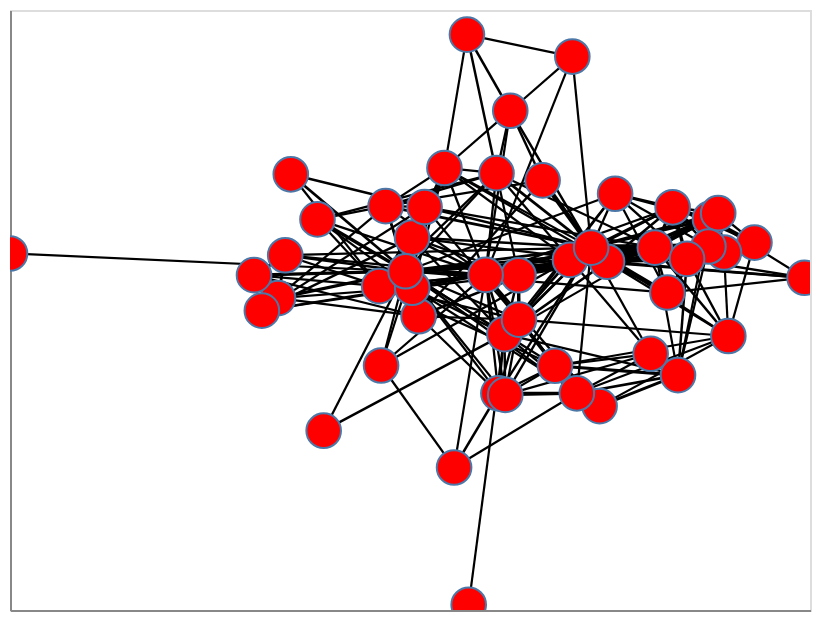

Source (notebook cell):
### Code cell
pos = nx.spring_layout(G)
viz = nxa.draw_networkx(G, pos=pos, width='weight', node_tooltip='name')
viz.interactive()

### Figure 1 — Vega-Lite specification as saved in the notebook (floating-point values rounded to 4 significant figures; data arrays with more than 128 entries replaced by an {"elided": "..."} marker saying what was removed)
{"config": {"view": {"continuousWidth": 400, "continuousHeight": 300}}, "layer": [{"data": {"name": "data-09a0a3537ae932d300a7f6f0d69b6e1b"}, "mark": {"type": "line", "color": "black", "opacity": 1}, "encoding": {"detail": {"field": "edge", "type": "quantitative"}, "size": {"field": "weight", "legend": null, "type": "quantitative"}, "x": {"axis": {"grid": false, "labels": false, "ticks": false, "title": ""}, "field": "x", "type": "quantitative"}, "y": {"axis": {"grid": false, "labels": false, "ticks": false, "title": ""}, "field": "y", "type": "quantitative"}}, "selection": {"selector001": {"type": "interval", "bind": "scales", "encodings": ["x", "y"]}}}, {"data": {"name": "data-62deacbb140ded74b17c9cd62b4140e9"}, "mark": {"type": "point", "fill": "red", "opacity": 1, "size": 300, "strokeWidth": 1.0}, "encoding": {"tooltip": {"field": "name", "type": "nominal"}, "x": {"axis": {"grid": false, "labels": false, "ticks": false}, "field": "x", "type": "quantitative"}, "y": {"axis": {"grid": false, "labels": false, "ticks": false}, "field": "y", "type": "quantitative"}}}], "$schema": "https://vega.github.io/schema/vega-lite/v4.17.0.json", "datasets": {"data-09a0a3537ae932d300a7f6f0d69b6e1b": {"elided": "498 records"}, "data-62deacbb140ded74b17c9cd62b4140e9": [{"y": 0.7262, "size": 1, "name": "kubernet", "x": -0.0861}, {"y": -0.06432, "size": 1, "name": "html", "x": -0.464}, {"y": -0.1187, "size": 1, "name": "web", "x": -0.1829}, {"y": -0.462, "size": 1, "name": "compil", "x": -0.3727}, {"y": 0.1718, "size": 1, "name": "nodej", "x": -0.385}, {"y": -0.003192, "size": 1, "name": "graph", "x": 0.5892}, {"y": -0.2953, "size": 2, "name": "object", "x": 0.336}, {"y": -0.2314, "size": 2, "name": "secur", "x": 0.2813}, {"y": -0.102, "size": 2, "name": "php", "x": -0.4963}, {"y": 0.004518, "size": 2, "name": "css", "x": -0.512}, {"y": 0.2081, "size": 2, "name": "comput", "x": 0.3252}, {"y": 0.326, "size": 2, "name": "golang", "x": -0.1311}, {"y": -0.2665, "size": 2, "name": "git", "x": -0.2578}, {"y": -0.9843, "size": 2, "name": "arduino", "x": -0.08263}, {"y": -0.04762, "size": 2, "name": "visual", "x": 0.3147}, {"y": 0.06964, "size": 2, "name": "atom", "x": -1.0}, {"y": -0.3501, "size": 2, "name": "linux", "x": -0.02324}, {"y": 0.4979, "size": 2, "name": "docker", "x": 0.0005672}, {"y": -0.1781, "size": 2, "name": "awesom", "x": 0.4367}, {"y": 0.2116, "size": 2, "name": "api", "x": -0.2488}, {"y": -0.5727, "size": 2, "name": "bash", "x": -0.1118}, {"y": 0.3071, "size": 2, "name": "chrome", "x": -0.4384}, {"y": 0.1022, "size": 3, "name": "nlp", "x": 0.4889}, {"y": 0.0725, "size": 3, "name": "natur", "x": 0.4279}, {"y": 0.1172, "size": 3, "name": "databas", "x": -0.1959}, {"y": 0.1733, "size": 3, "name": "pytorch", "x": 0.3999}, {"y": -0.3883, "size": 3, "name": "swift", "x": 0.1792}, {"y": 0.2486, "size": 3, "name": "3d", "x": 0.2102}, {"y": 0.1905, "size": 3, "name": "neural", "x": 0.4164}, {"y": 0.09049, "size": 3, "name": "tensorflow", "x": 0.3968}, {"y": 0.2889, "size": 3, "name": "flask", "x": 0.06522}, {"y": -0.02847, "size": 3, "name": "react", "x": -0.2616}, {"y": -0.3546, "size": 3, "name": "window", "x": -0.009488}, {"y": 0.00431, "size": 3, "name": "java", "x": 0.01693}, {"y": -0.3499, "size": 4, "name": "maco", "x": 0.1336}, {"y": 0.2092, "size": 4, "name": "googl", "x": -0.1708}, {"y": -0.1723, "size": 4, "name": "c", "x": -0.01116}, {"y": 0.06436, "size": 4, "name": "bootstrap", "x": -0.4496}, {"y": -0.2673, "size": 4, "name": "io", "x": 0.08996}, {"y": -0.03334, "size": 4, "name": "json", "x": -0.1955}, {"y": 0.05032, "size": 4, "name": "algorithm", "x": 0.12}, {"y": 0.6603, "size": 4, "name": "azur", "x": 0.1246}, {"y": 0.005358, "size": 5, "name": "hacktoberfest", "x": -0.04887}, {"y": 0.3105, "size": 6, "name": "aw", "x": -0.02701}, {"y": 0.01634, "size": 6, "name": "javascript", "x": -0.2089}, {"y": -0.1289, "size": 7, "name": "android", "x": 0.018}, {"y": 0.08715, "size": 9, "name": "machin", "x": 0.2897}, {"y": 0.05331, "size": 9, "name": "deep", "x": 0.354}, {"y": 0.04467, "size": 10, "name": "data", "x": 0.1941}, {"y": 0.08717, "size": 11, "name": "python", "x": 0.1623}]}}
